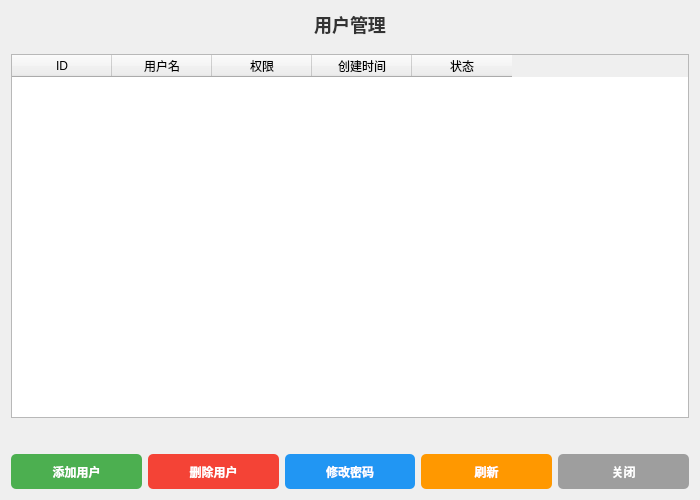
<?xml version="1.0" encoding="UTF-8"?>
<ui version="4.0">
 <class>UserManagementDialog</class>
 <widget class="QDialog" name="UserManagementDialog">
  <property name="geometry">
   <rect>
    <x>0</x>
    <y>0</y>
    <width>700</width>
    <height>500</height>
   </rect>
  </property>
  <property name="windowTitle">
   <string>用户管理</string>
  </property>
  <property name="modal">
   <bool>true</bool>
  </property>
  <layout class="QVBoxLayout" name="verticalLayout">
   <item>
    <widget class="QLabel" name="titleLabel">
     <property name="text">
      <string>用户管理</string>
     </property>
     <property name="alignment">
      <set>Qt::AlignCenter</set>
     </property>
     <property name="styleSheet">
      <string>font-size: 18px; font-weight: bold; color: #333; margin-bottom: 10px;</string>
     </property>
    </widget>
   </item>
   <item>
    <widget class="QTableWidget" name="userTable">
     <property name="selectionBehavior">
      <enum>QAbstractItemView::SelectRows</enum>
     </property>
     <property name="selectionMode">
      <enum>QAbstractItemView::SingleSelection</enum>
     </property>
     <property name="editTriggers">
      <set>QAbstractItemView::NoEditTriggers</set>
     </property>
     <column>
      <property name="text">
       <string>ID</string>
      </property>
     </column>
     <column>
      <property name="text">
       <string>用户名</string>
      </property>
     </column>
     <column>
      <property name="text">
       <string>权限</string>
      </property>
     </column>
     <column>
      <property name="text">
       <string>创建时间</string>
      </property>
     </column>
     <column>
      <property name="text">
       <string>状态</string>
      </property>
     </column>
    </widget>
   </item>
   <item>
    <widget class="QLabel" name="messageLabel">
     <property name="text">
      <string/>
     </property>
     <property name="alignment">
      <set>Qt::AlignCenter</set>
     </property>
     <property name="styleSheet">
      <string>color: red; margin: 5px;</string>
     </property>
    </widget>
   </item>
   <item>
    <layout class="QHBoxLayout" name="buttonLayout">
     <item>
      <widget class="QPushButton" name="addUserButton">
       <property name="text">
        <string>添加用户</string>
       </property>
       <property name="minimumSize">
        <size>
         <width>0</width>
         <height>35</height>
        </size>
       </property>
       <property name="styleSheet">
        <string>background-color: #4CAF50; color: white; font-weight: bold; border-radius: 5px;</string>
       </property>
      </widget>
     </item>
     <item>
      <widget class="QPushButton" name="deleteUserButton">
       <property name="text">
        <string>删除用户</string>
       </property>
       <property name="minimumSize">
        <size>
         <width>0</width>
         <height>35</height>
        </size>
       </property>
       <property name="styleSheet">
        <string>background-color: #f44336; color: white; font-weight: bold; border-radius: 5px;</string>
       </property>
      </widget>
     </item>
     <item>
      <widget class="QPushButton" name="changePasswordButton">
       <property name="text">
        <string>修改密码</string>
       </property>
       <property name="minimumSize">
        <size>
         <width>0</width>
         <height>35</height>
        </size>
       </property>
       <property name="styleSheet">
        <string>background-color: #2196F3; color: white; font-weight: bold; border-radius: 5px;</string>
       </property>
      </widget>
     </item>
     <item>
      <widget class="QPushButton" name="refreshButton">
       <property name="text">
        <string>刷新</string>
       </property>
       <property name="minimumSize">
        <size>
         <width>0</width>
         <height>35</height>
        </size>
       </property>
       <property name="styleSheet">
        <string>background-color: #FF9800; color: white; font-weight: bold; border-radius: 5px;</string>
       </property>
      </widget>
     </item>
     <item>
      <widget class="QPushButton" name="closeButton">
       <property name="text">
        <string>关闭</string>
       </property>
       <property name="minimumSize">
        <size>
         <width>0</width>
         <height>35</height>
        </size>
       </property>
       <property name="styleSheet">
        <string>background-color: #9E9E9E; color: white; font-weight: bold; border-radius: 5px;</string>
       </property>
      </widget>
     </item>
    </layout>
   </item>
  </layout>
 </widget>
 <resources/>
 <connections/>
</ui>
